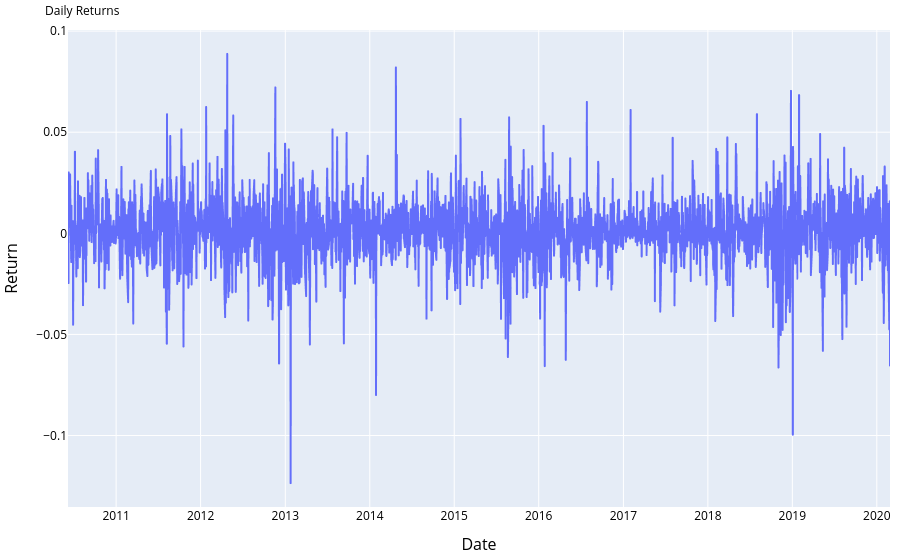

Notebook code for this chart:
### Code cell
fig_return = px.line(
    x=data['Date'],
    y=data['Return'],
    labels={'x':'Date','y':'Return'},
    title='Daily Returns',
)
fig_return.update_layout(
     font=dict(color='black'),
    title=dict(font=title_font),
    xaxis=dict(title_font=axis_font),
    yaxis=dict(title_font=axis_font),
    margin=dict(l=10, r=10, t=30, b=10)
)
fig_return.show()
insight_text = """
<b>Daily Returns Analysis:</b><br>
• Shows percentage change in stock price each day<br>
• Positive values indicate price increases, negative indicate decreases<br>
• Annotations highlight the best and worst daily performance<br>
• Helps assess daily volatility and market reactions
"""

save_plot_as_html(fig_return, 'Daily_Returns', insight_text)

### Figure 1 — Plotly figure (JSON) as saved in the notebook; plotly's stock layout.template omitted (floating-point values rounded to 4 significant figures; data arrays with more than 128 entries replaced by an {"elided": "..."} marker saying what was removed)
{"data": [{"hovertemplate": "Date=%{x}<br>Return=%{y}<extra></extra>", "legendgroup": "", "line": {"color": "#636efa", "dash": "solid"}, "marker": {"symbol": "circle"}, "mode": "lines", "name": "", "showlegend": false, "type": "scattergl", "x": {"elided": "2449 str values"}, "xaxis": "x", "y": {"elided": "2449 float values"}, "yaxis": "y"}], "layout": {"font": {"color": "black"}, "legend": {"tracegroupgap": 0}, "margin": {"b": 10, "l": 10, "r": 10, "t": 30}, "title": {"font": {"size": 12}, "text": "Daily Returns"}, "xaxis": {"anchor": "y", "domain": [0, 1], "title": {"font": {"size": 16}, "text": "Date"}}, "yaxis": {"anchor": "x", "domain": [0, 1], "title": {"font": {"size": 16}, "text": "Return"}}}}
